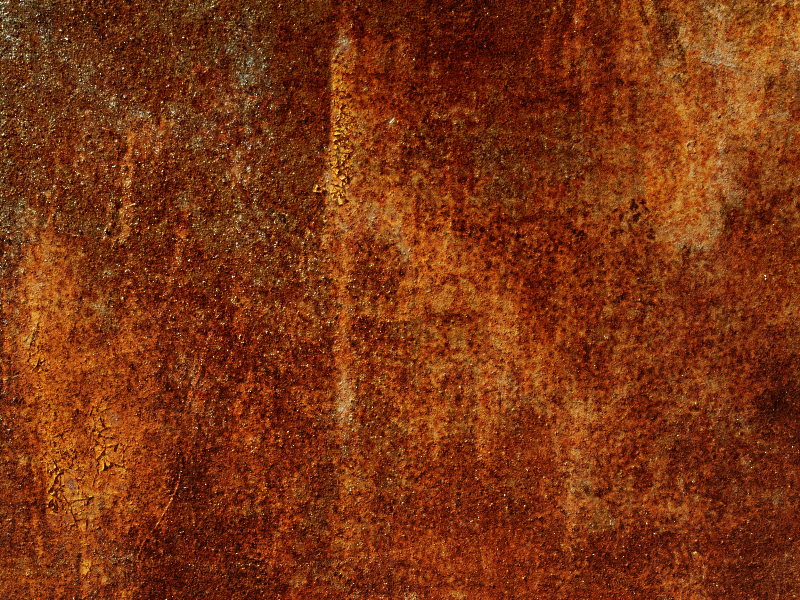
//> input picture original.png, 800 x 600 px
$ ./Hist_Compare original.png equalised.png equalised.png   (built with g++ and OpenCV 4)
//> lines starting //> are read from the running program, lines starting //| are printed output that depends on the picture; after the words box and inside, x2 and y2 are one past the last pixel; in counts of white or black regions, pixels touching at a corner belong together
/**
 * @file compareHist_Demo.cpp
 * @brief Sample code to use the function compareHist
 * @author OpenCV team
 */

#include "opencv2/highgui/highgui.hpp"
#include "opencv2/imgproc/imgproc.hpp"
#include <iostream>
#include <stdio.h>

float abs_diff (float a, float b)
{
if(a>b)
return a-b;
return b-a;
}

using namespace std;
using namespace cv;

/**
 * @function main
 */
int main( int argc, char** argv )
{
    Mat src_base, hsv_base;
    Mat src_test1, hsv_test1;
    Mat src_test2, hsv_test2;
    Mat hsv_half_down;

    /// Load three images with different environment settings
    if( argc < 4 )
    {
        printf("** Error. Usage: ./compareHist_Demo <image_settings0> <image_setting1> <image_settings2>\n");
        return -1;
    }

    src_base = imread( argv[1], 1 );
//> src_base is the input picture: 600 rows x 800 cols, CV_8UC3; mean B, G, R 17, 52.9, 124.3
    src_test1 = imread( argv[2], 1 );
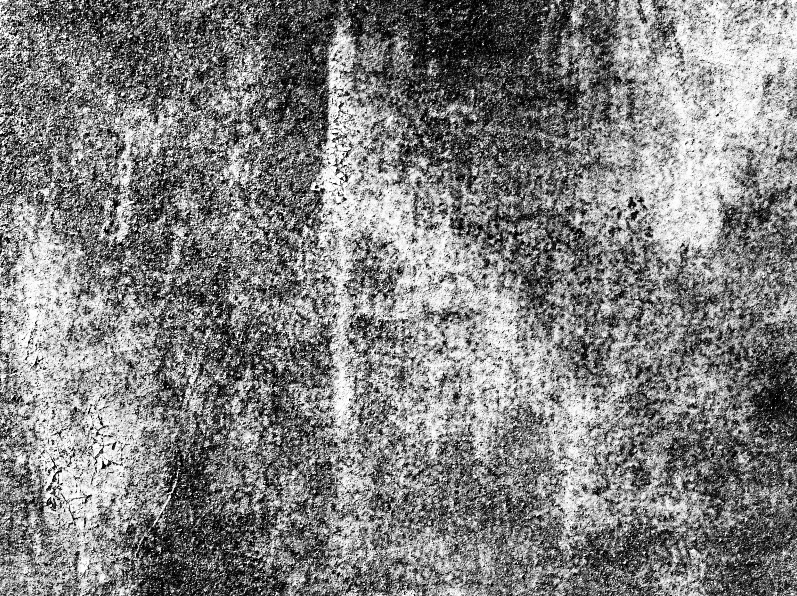
//> input picture equalised.png, 797 x 596 px
//> src_test1 is the input picture: 596 rows x 797 cols, CV_8UC3; min 0, max 255, mean 128.9
    src_test2 = imread( argv[3], 1 );

    /// Convert to HSV
    cvtColor( src_base, hsv_base, COLOR_BGR2HSV );
//> hsv_base: 600 rows x 800 cols, CV_8UC3; mean H, S, V 9.7, 223.6, 124.3
    cvtColor( src_test1, hsv_test1, COLOR_BGR2HSV );
//> hsv_test1: 596 rows x 797 cols, CV_8UC3; mean H, S, V 0, 0, 128.9
    cvtColor( src_test2, hsv_test2, COLOR_BGR2HSV );

    hsv_half_down = hsv_base( Range( hsv_base.rows/2, hsv_base.rows - 1 ), Range( 0, hsv_base.cols - 1 ) );
//> hsv_half_down: 299 rows x 799 cols, CV_8UC3; mean H, S, V 9.1, 225.5, 127.6

    /// Using 50 bins for hue and 60 for saturation
    int h_bins = 50; int s_bins = 60;
    int histSize[] = { h_bins, s_bins };

    // hue varies from 0 to 179, saturation from 0 to 255
    float h_ranges[] = { 0, 180 };
    float s_ranges[] = { 0, 256 };

    const float* ranges[] = { h_ranges, s_ranges };

    // Use the o-th and 1-st channels
    int channels[] = { 0, 1 };


    /// Histograms
    MatND hist_base;
    MatND hist_half_down;
    MatND hist_test1;
    MatND hist_test2;

    /// Calculate the histograms for the HSV images
    calcHist( &hsv_base, 1, channels, Mat(), hist_base, 2, histSize, ranges, true, false );
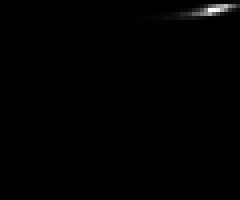
//> hist_base: 50 rows x 60 cols, CV_32FC1 (shown 4 times larger); min 0, max 31897, mean 160; drawn with min black and max white
    normalize( hist_base, hist_base, 0, 1, NORM_MINMAX, -1, Mat() );

    calcHist( &hsv_half_down, 1, channels, Mat(), hist_half_down, 2, histSize, ranges, true, false );
    normalize( hist_half_down, hist_half_down, 0, 1, NORM_MINMAX, -1, Mat() );
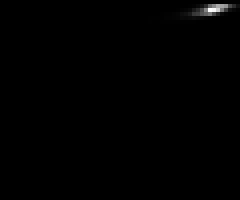
//> hist_half_down: 50 rows x 60 cols, CV_32FC1 (shown 4 times larger); min 0, max 1, mean 0.00378

    calcHist( &hsv_test1, 1, channels, Mat(), hist_test1, 2, histSize, ranges, true, false );
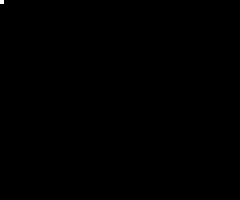
//> hist_test1: 50 rows x 60 cols, CV_32FC1 (shown 4 times larger); values 0 (black) and 475012 (white), 0.03% white in thin lines or dots, all inside (x1, y1, x2, y2) = (0, 0, 1, 1)
    normalize( hist_test1, hist_test1, 0, 1, NORM_MINMAX, -1, Mat() );

    calcHist( &hsv_test2, 1, channels, Mat(), hist_test2, 2, histSize, ranges, true, false );
    normalize( hist_test2, hist_test2, 0, 1, NORM_MINMAX, -1, Mat() );

    /// Apply the histogram comparison methods
    for( int i = 0; i < 4; i++ )
    {
        int compare_method = i;
        double base_base = compareHist( hist_base, hist_base, compare_method );
        double base_half = compareHist( hist_base, hist_half_down, compare_method );
        double base_test1 = compareHist( hist_base, hist_test1, compare_method );
        double base_test2 = compareHist( hist_base, hist_test2, compare_method );

        printf( " \nMethod [%d] Perfect, Base-Half, Base-Test(1), Base-Test(2) : %f, %f, %f, %f \n", i, base_base, base_half , base_test1, base_test2 );
        if(abs_diff(base_base,base_test1)>abs_diff(base_base,base_test2))
           {
             printf("\nImage 1 is more corroded\n");
           }
        else
           {
             printf("\nImage 2 is more corroded\n");
           }
    }
//> this loop made 4 passes
//> (base_base, base_half, base_test1, base_test2) on passes 1 to 4: (1, 0.973, -0.00177, -0.00177), (0, 1.94, 7987.3, 7987.3), (15.05, 11.05, 0.000125, 0.000125), (1.05e-08, 0.132, 0.999, 0.999)
//| Method [0] Perfect, Base-Half, Base-Test(1), Base-Test(2) : 1.000000, 0.973080, -0.001770, -0.001770
//| Method [1] Perfect, Base-Half, Base-Test(1), Base-Test(2) : 0.000000, 1.941527, 7987.297234, 7987.297234
//| Method [2] Perfect, Base-Half, Base-Test(1), Base-Test(2) : 15.048438, 11.051395, 0.000125, 0.000125
//| Method [3] Perfect, Base-Half, Base-Test(1), Base-Test(2) : 0.000000, 0.131791, 0.998556, 0.998556

    printf( "Done \n" );

    return 0;
}
